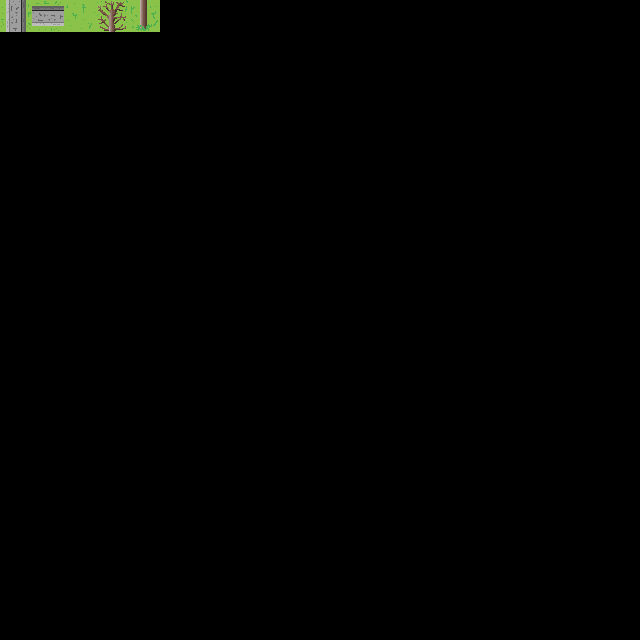

Tiled map render using the project's own tile images. Description and the whole map definition, tile-layer contents included, below:
An orthogonal 20x20 tile map with 32x32 px tiles, 1 tile layer (Tile Layer 1).

<map version="1.9" tiledversion="1.9.2" orientation="orthogonal" renderorder="right-down" width="20" height="20" tilewidth="32" tileheight="32" infinite="0" nextlayerid="2" nextobjectid="1">
 <tileset firstgid="1" source="map_assets/mytiles.tsx" />
 <layer id="1" name="Tile Layer 1" width="20" height="20">
  <data encoding="csv">
1,2,3,4,5,0,0,0,0,0,0,0,0,0,0,0,0,0,0,0,
0,0,0,0,0,0,0,0,0,0,0,0,0,0,0,0,0,0,0,0,
0,0,0,0,0,0,0,0,0,0,0,0,0,0,0,0,0,0,0,0,
0,0,0,0,0,0,0,0,0,0,0,0,0,0,0,0,0,0,0,0,
0,0,0,0,0,0,0,0,0,0,0,0,0,0,0,0,0,0,0,0,
0,0,0,0,0,0,0,0,0,0,0,0,0,0,0,0,0,0,0,0,
0,0,0,0,0,0,0,0,0,0,0,0,0,0,0,0,0,0,0,0,
0,0,0,0,0,0,0,0,0,0,0,0,0,0,0,0,0,0,0,0,
0,0,0,0,0,0,0,0,0,0,0,0,0,0,0,0,0,0,0,0,
0,0,0,0,0,0,0,0,0,0,0,0,0,0,0,0,0,0,0,0,
0,0,0,0,0,0,0,0,0,0,0,0,0,0,0,0,0,0,0,0,
0,0,0,0,0,0,0,0,0,0,0,0,0,0,0,0,0,0,0,0,
0,0,0,0,0,0,0,0,0,0,0,0,0,0,0,0,0,0,0,0,
0,0,0,0,0,0,0,0,0,0,0,0,0,0,0,0,0,0,0,0,
0,0,0,0,0,0,0,0,0,0,0,0,0,0,0,0,0,0,0,0,
0,0,0,0,0,0,0,0,0,0,0,0,0,0,0,0,0,0,0,0,
0,0,0,0,0,0,0,0,0,0,0,0,0,0,0,0,0,0,0,0,
0,0,0,0,0,0,0,0,0,0,0,0,0,0,0,0,0,0,0,0,
0,0,0,0,0,0,0,0,0,0,0,0,0,0,0,0,0,0,0,0,
0,0,0,0,0,0,0,0,0,0,0,0,0,0,0,0,0,0,0,0
</data>
 </layer>
</map>
